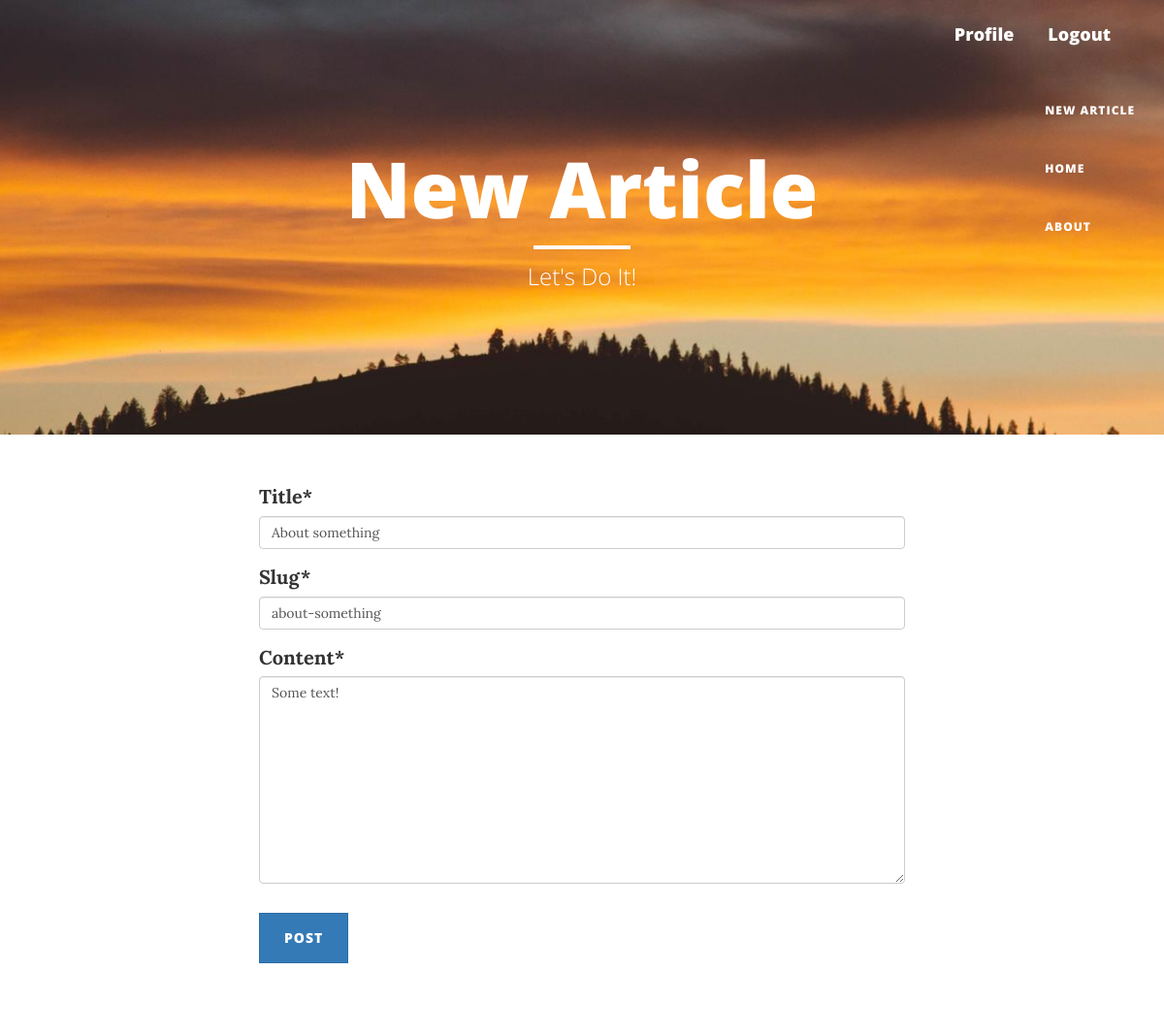
/article/16/about-something/update (signed in), run on the app's committed database.
### blog/models.py (models this page shows, shortened)
class Article(models.Model):
    title = models.CharField(max_length=100)
    slug = models.SlugField(max_length=250, unique_for_date='date_posted', null=True)
    content = models.TextField()
    date_posted = models.DateTimeField(default=timezone.now)
    author = models.ForeignKey(User, on_delete=models.CASCADE, related_name='articles')

### blog/views.py (the view, shortened to what this page needs)
# urls.py: path('article/<int:id>/<slug:slug>/update', ArticleUpdateView.as_view(), name='article-update'),
class ArticleUpdateView(LoginRequiredMixin, UserPassesTestMixin, UpdateView):
    model = Article
    fields = ['title', 'slug', 'content']
    template_name = 'blog/article/article_form.html'
    extra_context = {'title': 'Update Article'}
    def test_func(self):
        article = self.get_object()
        if self.request.user == article.author:
            return True
        return False

### templates/blog/article/article_form.html (shortened to what this page needs)
{% extends 'blog/basic.html' %}
{% load crispy_forms_tags %}
{% block header %}
<h1>New Article</h1>
<hr class="small">
<span class="subheading">Let's Do It!</span>
{% endblock header %}
{% block content %}
    <div class="content-section">
        <form method="POST" style="width: 60%; margin: 0 auto">
            <fieldset class="form-group">
                {{ form|crispy }}
            </fieldset>
            <div class="form-group">
                <button class="btn btn-primary" type="submit">Post</button>
            </div>
        </form>
    </div>
{% endblock content %}

### data on the page
Article: title "About something", slug "about-something", content "Some text!"
